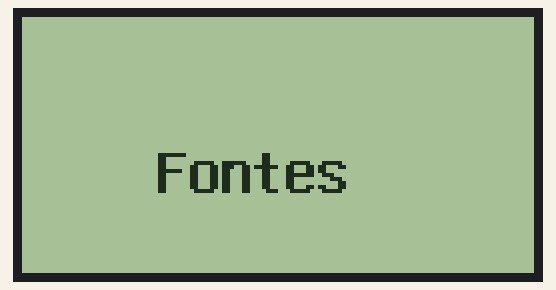
A sketch run on a simulated Arduino Uno, built with avr-gcc and run on an emulated ATmega328P. Parts: 128×64 one-colour display.

Above: at 0.2 s.
At 4.6 s:
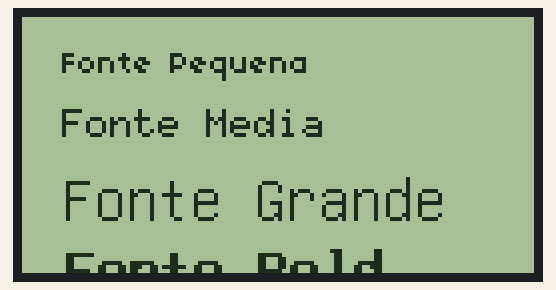
At 8.8 s:
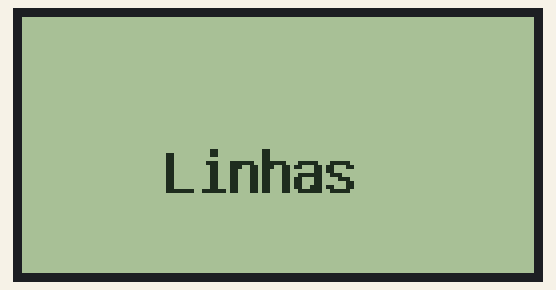
At 17.1 s:
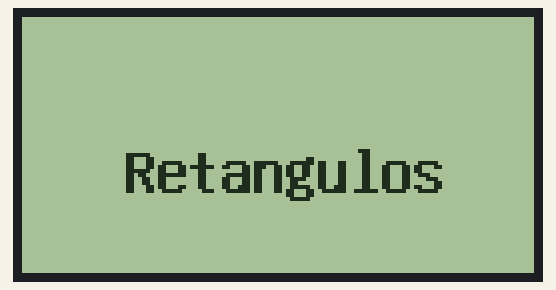
At 25.4 s:
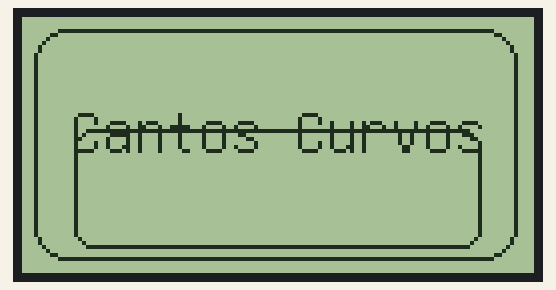
At 37.9 s:
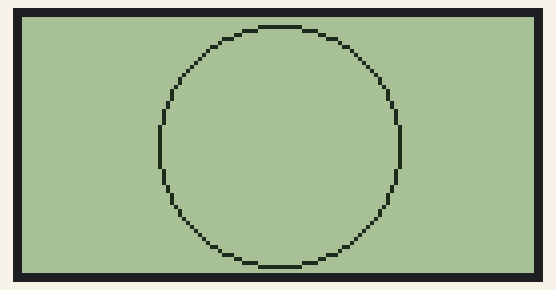

The sketch:

Exemplo_Display_128x64_ST7920.ino
```cpp
  #include "U8glib.h"

  // A linha abaixo define as ligacoes e deve ser
  // ajustada conforme o display utilizado.
  U8GLIB_ST7920_128X64_1X u8g(6, 5, 4 ,7); //Enable, RW, RS, RESET
  int display = 1;

  void u8g_prepare()
  {
  u8g.setFont(u8g_font_6x10);
  u8g.setFontRefHeightExtendedText();
  u8g.setDefaultForegroundColor();
  u8g.setFontPosTop();
  }

  /*
  O display 128x64 é uma matriz, onde o ponto superior esquerdo
  é o ponto 0,0 e o ponto inferior direito é o ponto 128,64.
  */

  void Tela1()  // Fontes
  {
  u8g.setFont(u8g_font_unifont);
  u8g.drawStr( 33, 32, "Fontes");
  u8g.drawStr( 34, 32, "Fontes");
  }

  void Tela2()  // Fontes
  {
  u8g.setFont(u8g_font_04b_03);  // O comando setFonte representa o tipo de fonte.
  u8g.drawStr( 10, 8, "Fonte Pequena");
  /*
  O comando acima representa que a escrita vai começar a partir de
  10 pontos da esquerda para direita e a 8 pontos de cima para
  baixo.
  Para escrita o ponto inicial é o inferior esquerdo.
  */
  u8g.setFont(u8g_font_6x10);
  u8g.drawStr( 10, 22, "Fonte Media");
  u8g.setFont(u8g_font_unifont);
  u8g.drawStr( 10, 39, "Fonte Grande");
  u8g.setFont(u8g_font_unifont);
  u8g.drawStr( 10, 57, "Fonte Bold");
  u8g.drawStr( 11, 57, "Fonte Bold");
  }

  void Tela3()  // Linhas
  {
  u8g.setFont(u8g_font_unifont);
  u8g.drawStr( 35, 32, "Linhas");
  u8g.drawStr( 36, 32, "Linhas");
  }

  void Tela4() // Linhas
  {
  /*
  O comando abaixo vai criar uma linha a partir da esquerda
  para a direita no ponto cinco e a partir de cima para baixo
  no ponto 5 e vai até o ponto 123 da esquerda para a direita e
  no ponto cinco de cima para baixo.
  */
  u8g.drawLine(5, 5, 123, 5);
  u8g.drawLine(5, 10, 5, 49);
  u8g.drawLine(123, 10, 123, 49);
  u8g.drawLine(10, 10, 64, 49);
  u8g.drawLine(64, 49, 118, 10);
  u8g.drawLine(5, 55, 123, 55);
  }

  void Tela5()  // Retangulos
  {
  u8g.setFont(u8g_font_unifont);
  u8g.drawStr( 25, 32, "Retangulos");
  u8g.drawStr( 26, 32, "Retangulos");
  }

  /*
  u8g.drawFrame(X, Y, L, A);
  Para criarmos um retângulo utilizando o comando acima,
  devemos escolher o ponto onde vamos iniciar nosso retângulo,
  que vai ser o ponto superior esquerdo, colocando as coordenadas
  X e Y, por exemplo  10,15 o nosso retângulo vai iniciar a 10
  pontos da esquerda para a direita e a 15 pontos de cima para
  baixo o comando L representa a largura do retângulo, se L valer
  50 teremos um retângulo com 50 pontos de largura e A representa
  altura do triangulo se A valer 20 teremos um retângulo de 20
  pontos de altura.
  */

  void Tela6()  // Cantos Retos
  {
  u8g.setFont(u8g_font_unifont);
  u8g.drawStr( 17, 22, "Cantos Retos");
  u8g.drawFrame(3,3,121,58);
  u8g.drawFrame(13,28,102,30);
  }

  /*
  u8g.drawrFrame(X, Y, L, A, C);
  Para criarmos um retângulo utilizando o comando acima,
  é identico ao comando anterior, com a diferença de incluir
  o comando C que é o angulo da curva do cando do retângulo,
  quanto maior o numero, maior a curva do retângulo.
  */

  void Tela7()  // Cantos Curvos
  {
  u8g.setFont(u8g_font_unifont);
  u8g.drawStr( 12, 22, "Cantos Curvos");
  u8g.drawRFrame(3,3,121,58,8);
  u8g.drawRFrame(13,28,102,30,5);
  }

  void Tela8() // Retangulo Preenchido
  {
  u8g.setFont(u8g_font_unifont);
  u8g.drawBox(0,0,128,64);
  u8g.setColorIndex(0);
  /*
  O acima comando inverte a cor da escrita para que seja visto em um
  retângulo preenchido, senão não veriamos algo ecrito dentro dele.
  */
  u8g.drawStr( 30, 25, "Retangulo");
  u8g.drawStr( 26, 50, "Preenchido");
  }

  void Tela9()  // Circulos
  {
  u8g.setFont(u8g_font_unifont);
  u8g.drawStr( 33, 32, "Circulos");
  u8g.drawStr( 34, 32, "Circulos");
  /*
  O comando acima foi deslocado 1 ponto para a direita para dar o
  efeito de Negrito.
  */
  }

  void Tela10()  // Circulos
  {
  u8g.drawCircle(64,32,30);
  /*
  O comando acima representa que vamos criar um circulo com
  o centro no ponto 64 da esquerda para a direita e no ponto 32
  de cima para baixo, com um raio de 30 pontos
  */
  }

  void Tela11()  // Diversos
  {
  u8g.setFont(u8g_font_04b_03);
  u8g.drawRFrame(5,1,119,12,3);
  u8g.drawStr( 10, 10, "abcdefghijklmnopqrstuvxz");
  u8g.setFont(u8g_font_04b_03);
  u8g.drawFrame(5,17,119,12);
  u8g.drawStr( 9, 26, "ABCDEFGHIJKLMNOPQRSTUVXZ");
  u8g.drawCircle(20,46,13);
  u8g.drawLine(40, 33, 40, 61);
  u8g.drawLine(50, 33, 50, 61);
  u8g.drawLine(60, 33, 60, 61);
  u8g.drawLine(70, 33, 125, 33);
  u8g.drawLine(70, 38, 125, 61);
  }

  void draw() //Rotina Desenho
  {
  u8g_prepare();
  switch(display) //Carrega a tela correspondente
  {
  case 1:
  Tela1();
  break;
  case 2:
  Tela2();
  break;
  case 3:
  Tela3();
  break;
  case 4:
  Tela4();
  break;
  case 5:
  Tela5();
  break;
  case 6:
  Tela6();
  break;
  case 7:
  Tela7();
  break;
  case 8:
  Tela8();
  break;
  case 9:
  Tela9();
  break;
  case 10:
  Tela10();
  break;
  case 11:
  Tela11();
  break;
  }
  }

  void setup()
  {
  if ( u8g.getMode() == U8G_MODE_R3G3B2 )
   u8g.setColorIndex(255);   // white
  else if ( u8g.getMode() == U8G_MODE_GRAY2BIT )
   u8g.setColorIndex(1);     // max intensity
  else if ( u8g.getMode() == U8G_MODE_BW )
   u8g.setColorIndex(1);     // pixel on

  u8g.setContrast(0x30);
  }

  void loop()
  {
  // picture loop
  for (display =1; display < 12; display++) //Carrega as telas de 1 a 7
  {
  u8g.firstPage();
  do
  {
  draw();
  }
  while( u8g.nextPage() );
  delay(4000);  //Pausa de 4 segundos entre as telas.
  }
  }
```

Measured:
- what the display in image 0 shows lasts 4.5 s, from 0.1 s to 4.6 s
- what the display in image 1 shows lasts 4.1 s, from 4.6 s to 8.7 s
- what the display in image 4 shows lasts 4.2 s, from 25.4 s to 29.6 s
